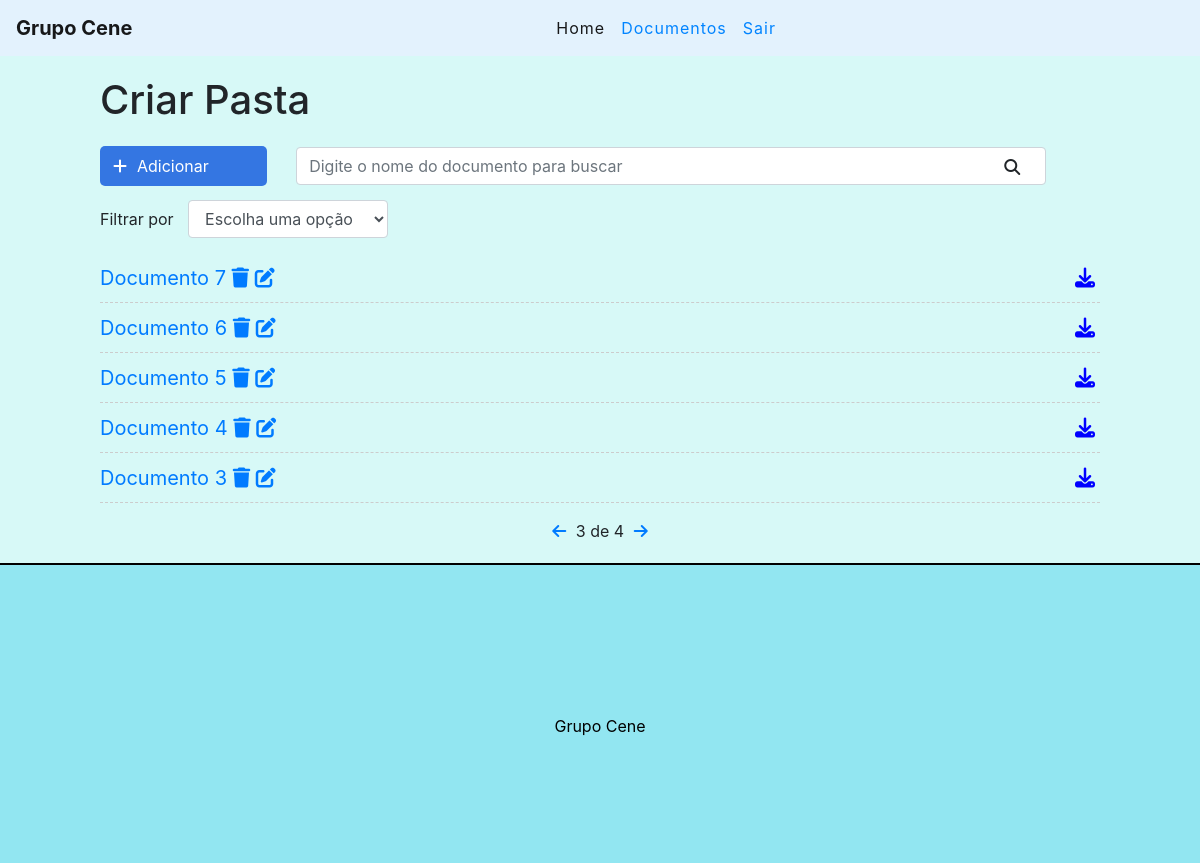
/doc/?page=3 (signed in), run on the app's committed database.
### documentos/models.py (models this page shows, shortened)
class Documento(models.Model):
    STATUS = (
        ('done', 'Empresa'),
        ('doing', 'Assunto'),
    )
    title = models.CharField(max_length=255)
    description = models.TextField()
    tipo = models.CharField(
        max_length=7,
        choices=STATUS
    )
    user = models.ForeignKey(get_user_model(), on_delete=models.CASCADE)
    created_at = models.DateTimeField(auto_now_add=True)
    updated_at = models.DateTimeField(auto_now=True)

### documentos/views.py (the view)
# urls.py: path('doc/', views.empresaDoc, name="empresa-doc"),
@login_required
def empresaDoc(request):
    search = request.GET.get('search')
    filter = request.GET.get('filter')
    if search:
        documentos = Documento.objects.filter(title__icontains=search, user=request.user)
    elif filter:
        documentos = Documento.objects.filter(tipo=filter, user=request.user)
    else:
        documentos_list = Documento.objects.all().order_by('-created_at').filter(user=request.user)
        paginator = Paginator(documentos_list, 5)
        page = request.GET.get('page')
        documentos = paginator.get_page(page)
    return render(request, 'documentos/doc.html', {'documentos': documentos})

### documentos/templates/documentos/doc.html (shortened to what this page needs)
{% extends 'base.html' %}
{% block content %}
<div class="offset-1 col-10 list-div">
    <h1>Criar Pasta</h1>
    <a id="add-link" href="/doc/upload">
        <div class="col-2 add-div">
            <i class="fas fa-plus"></i>Adicionar
        </div>
    </a>
    <div class="col-9 search-div">
        <form method="GET" id="search-form">
            <input class="form-control" type="text" id="search" name="search" placeholder="Digite o nome do documento para buscar" value="{{ request.GET.search }}">
            <i class="fas fa-search" id="search-btn"></i>
        </form>
    </div>
    <div class="col-12 filter-div">
        <span>Filtrar por</span>
        <select name="filter" id="filter" class="form-control">
            <option value="">Escolha uma opção</option>
        </select>
    </div>
    <ul class="doc-list">
        {% for documento in documentos %}
        <li class="doc-item">
            <span><a href="/documento/{{documento.id}}">{{documento.title}}</a></span>
            <a href="/delete/{{documento.id}}" class="delete-btn"><span><i class="fas fa-trash"></i></span></a>
            <a href="/edit/{{documento.id}}"><span><i class="fas fa-edit"></i></span></a>
            <span><i class="fas fa-download"></i></span>
        </li>
        {% endfor %}
    </ul>
    <div class="pagination">
        <span class="step-links">
            {% if documentos.has_previous %}
                <a href="?page={{ documentos.previous_page_number }}"><i class="fas fa-arrow-left"></i></a>
            {% endif %}
            {% if documentos.paginator.num_pages %}
            <span class="current">
                {{ documentos.number }} de {{ documentos.paginator.num_pages }}
            </span>
            {% endif %}
            {% if documentos.has_next %}
                <a href="?page={{ documentos.next_page_number }}"><i class="fas fa-arrow-right"></i></a>
            {% endif %}
        </span>
    </div>
</div>
{% endblock %}

### documentos/static/css/styles.css (style rules this page uses)
#add-link { text-decoration: none; }
.add-div { background-color: #3476e2; cursor: pointer; display: inline-block; color: #fff; padding: 8px; border-radius: 5px; margin-right: 25px; }
.fas.fa-plus { color: #fff; margin-right: 10px; margin-left: 5px; }
.fas.fa-search { position: absolute; top: 12px; right: 26px; cursor: pointer; }
.search-div { padding: 0px; margin-top: 15px; margin-bottom: 15px; display: inline-block; }
.filter-div { margin-bottom: 15px; padding: 0; }
#filter { display: inline-block; width: 200px; margin-left: 10px; }
.list-div { padding: 0; }
.doc-list { padding-left: 0; }
.doc-item { list-style: none; font-size: 20px; height: 50px; padding-top: 10px; border-bottom: 1px dashed #ccc; }
.fas.fa-times-circle, .fas.fa-box, .fas.fa-download { cursor: pointer; margin: 5px; font-size: 20px; float: right; }
.fas.fa-download { color: blue; }
.pagination { margin-bottom: 20px; }
.step-links { position: relative; margin-left: auto; margin-right: auto; }
.step-links .current { margin-left: 5px; margin-right: 5px; }

### data on the page
Documento: title "Documento 7"
Documento: title "Documento 6"
Documento: title "Documento 5"
Documento: title "Documento 4"
Documento: title "Documento 3"

### other printed values
{{ documentos.number }} "3"
{{ documentos.paginator.num_pages }} "4"
